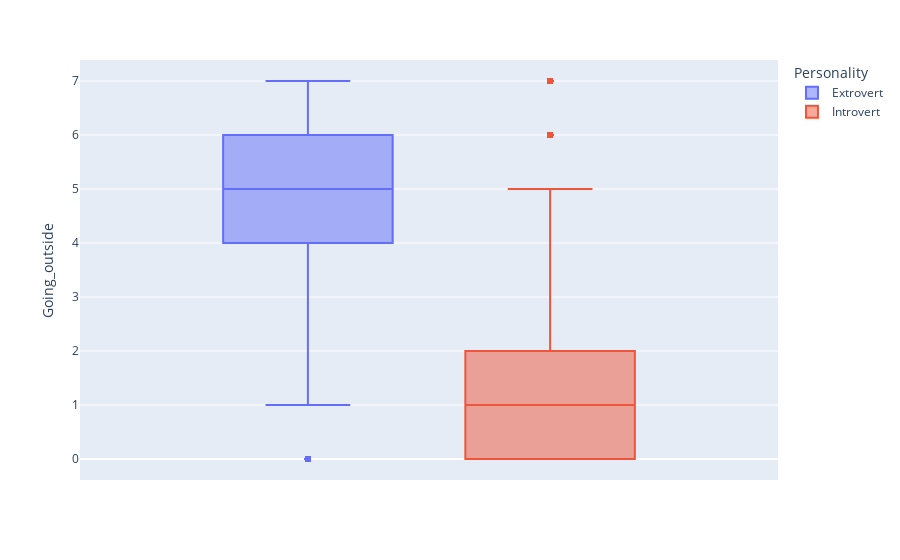

Notebook source saved alongside this figure:
### Code cell
px.box(df1,y='Going_outside',color='Personality')

### Figure 1 — Plotly figure (JSON) as saved in the notebook; plotly's stock layout.template omitted (floating-point values rounded to 4 significant figures; data arrays with more than 128 entries replaced by an {"elided": "..."} marker saying what was removed)
{"data": [{"alignmentgroup": "True", "hovertemplate": "Personality=Extrovert<br>Going_outside=%{y}<extra></extra>", "legendgroup": "Extrovert", "marker": {"color": "#636efa"}, "name": "Extrovert", "notched": false, "offsetgroup": "Extrovert", "orientation": "v", "showlegend": true, "type": "box", "x0": " ", "xaxis": "x", "y": {"elided": "13699 float values"}, "y0": " ", "yaxis": "y"}, {"alignmentgroup": "True", "hovertemplate": "Personality=Introvert<br>Going_outside=%{y}<extra></extra>", "legendgroup": "Introvert", "marker": {"color": "#EF553B"}, "name": "Introvert", "notched": false, "offsetgroup": "Introvert", "orientation": "v", "showlegend": true, "type": "box", "x0": " ", "xaxis": "x", "y": {"elided": "4825 float values"}, "y0": " ", "yaxis": "y"}], "layout": {"boxmode": "group", "legend": {"title": {"text": "Personality"}, "tracegroupgap": 0}, "margin": {"t": 60}, "xaxis": {"anchor": "y", "domain": [0, 1]}, "yaxis": {"anchor": "x", "domain": [0, 1], "title": {"text": "Going_outside"}}}}
